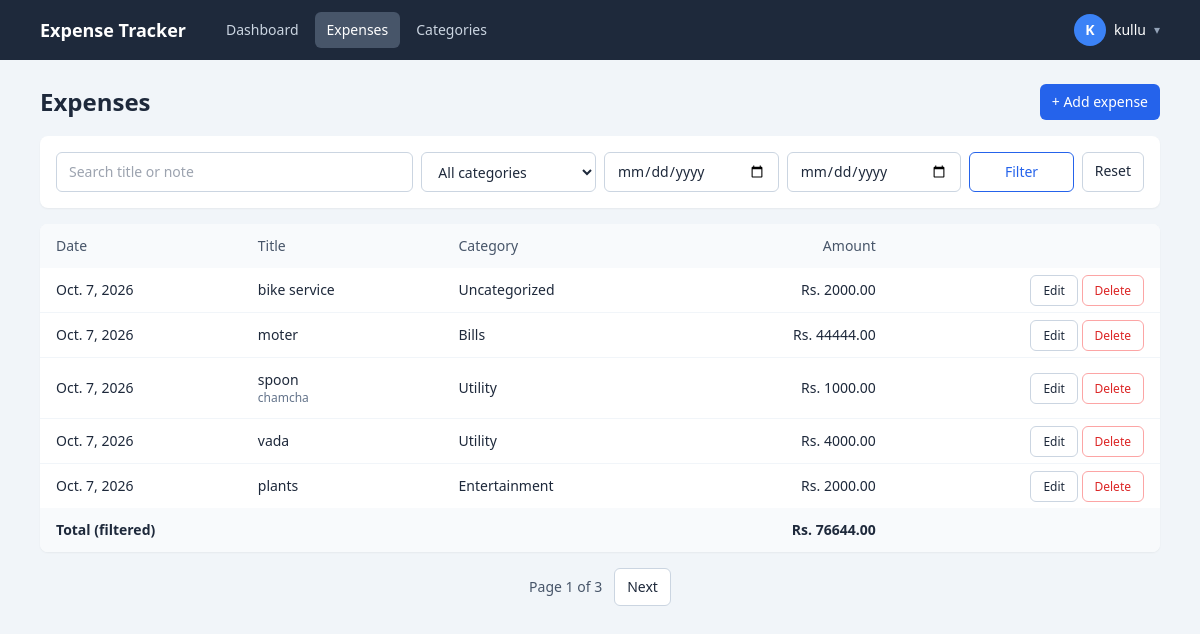
Before: /expenses/ (signed in) with the older database file.
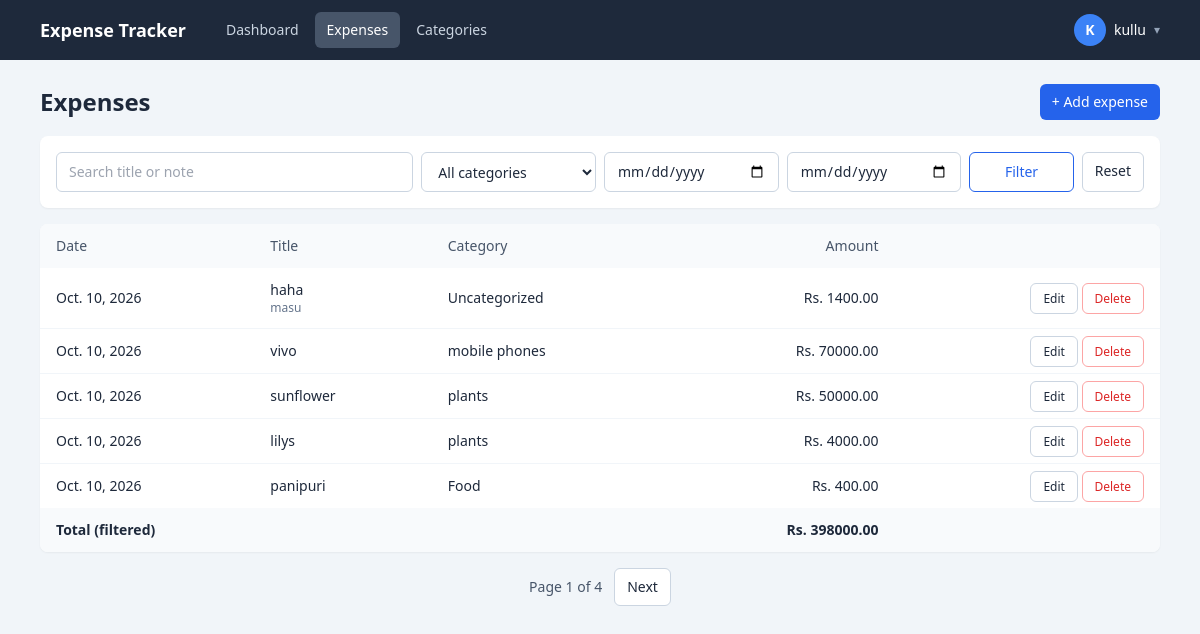
After: the same page with the newer database file.
### tracker/models.py (models this page shows, shortened)
class Expense(models.Model):
    user = models.ForeignKey(User, on_delete=models.CASCADE, related_name='expenses')
    title = models.CharField(max_length=120)
    amount = models.DecimalField(max_digits=10, decimal_places=2, validators=[MinValueValidator(0.01)])
    category = models.ForeignKey(Category, on_delete=models.SET_NULL, null=True, blank=True, related_name='expenses')
    date = models.DateField(default=timezone.localdate)
    note = models.TextField(blank=True)
    class Meta:
        ordering = ['-date', '-id']

class Category(models.Model):
    user = models.ForeignKey(User, on_delete=models.CASCADE, related_name='categories')
    name = models.CharField(max_length=60)
    class Meta:
        ordering = ['name']
        unique_together = ('user', 'name')
        verbose_name_plural = 'categories'
    def __str__(self):
        return self.name

### tracker/views.py (the view)
# urls.py: path('expenses/', views.expense_list, name='expense_list'),
@login_required
def expense_list(request):
    qs = Expense.objects.filter(user=request.user).select_related('category')
    q = request.GET.get('q', '').strip()
    category = request.GET.get('category', '')
    date_from = _parse(request.GET.get('date_from'))
    date_to = _parse(request.GET.get('date_to'))
    if q:
        qs = qs.filter(Q(title__icontains=q) | Q(note__icontains=q))
    if category.isdigit():
        qs = qs.filter(category_id=category)
    if date_from:
        qs = qs.filter(date__gte=date_from)
    if date_to:
        qs = qs.filter(date__lte=date_to)
    total = qs.aggregate(t=Sum('amount'))['t'] or 0
    page = Paginator(qs, 5).get_page(request.GET.get('page'))
    params = request.GET.copy()
    params.pop('page', None)
    return render(request, 'expense_list.html', {
        'page': page,
        'total': total,
        'categories': Category.objects.filter(user=request.user),
        'filters': {'q': q, 'category': category,
                    'date_from': request.GET.get('date_from', ''),
                    'date_to': request.GET.get('date_to', '')},
        'querystring': params.urlencode(),
    })

### tracker/views.py (called while the page is built)
def _parse(value):
    try:
        return parse_date(value or '')
    except ValueError:
        return None

### templates/expense_list.html (shortened to what this page needs)
{% extends 'base.html' %}
{% block content %}
<div class="flex items-center justify-between mb-4">
  <h1 class="text-2xl font-semibold">Expenses</h1>
  <a href="{% url 'expense_create' %}" class="bg-blue-600 hover:bg-blue-700 text-white text-sm px-3 py-2 rounded-md">+ Add expense</a>
</div>
<form method="get" class="bg-white rounded-lg shadow-sm p-4 mb-4 grid gap-2 md:grid-cols-6">
  <input name="q" value="{{ filters.q }}" placeholder="Search title or note" class="md:col-span-2 rounded-md border border-slate-300 bg-white px-3 py-2 text-sm">
  <select name="category" class="rounded-md border border-slate-300 bg-white px-3 py-2 text-sm">
    <option value="">All categories</option>
  </select>
  <input type="date" name="date_from" value="{{ filters.date_from }}" title="From" class="rounded-md border border-slate-300 bg-white px-3 py-2 text-sm">
  <input type="date" name="date_to" value="{{ filters.date_to }}" title="To" class="rounded-md border border-slate-300 bg-white px-3 py-2 text-sm">
  <div class="flex gap-2">
    <button class="flex-1 border border-blue-600 text-blue-600 hover:bg-blue-50 text-sm px-3 py-2 rounded-md">Filter</button>
    <a href="{% url 'expense_list' %}" class="border border-slate-300 hover:bg-slate-50 text-sm px-3 py-2 rounded-md">Reset</a>
  </div>
</form>
<div class="bg-white rounded-lg shadow-sm overflow-x-auto">
  <table class="w-full text-sm">
    <thead class="bg-slate-50 text-left text-slate-600">
      <tr>
        <th class="px-4 py-3 font-medium">Date</th>
        <th class="px-4 py-3 font-medium">Title</th>
        <th class="px-4 py-3 font-medium">Category</th>
        <th class="px-4 py-3 font-medium text-right">Amount</th>
        <th></th>
      </tr>
    </thead>
    <tbody class="divide-y divide-slate-100">
      {% for e in page %}
      <tr class="hover:bg-slate-50">
        <td class="px-4 py-3 whitespace-nowrap">{{ e.date }}</td>
        <td class="px-4 py-3">{{ e.title }}{% if e.note %}<div class="text-xs text-slate-500">{{ e.note|truncatechars:60 }}</div>{% endif %}</td>
        <td class="px-4 py-3">{{ e.category|default:"Uncategorized" }}</td>
        <td class="px-4 py-3 text-right whitespace-nowrap">Rs. {{ e.amount }}</td>
        <td class="px-4 py-3 text-right whitespace-nowrap">
          <a href="{% url 'expense_update' e.pk %}" class="border border-slate-300 hover:bg-slate-50 text-xs px-3 py-1.5 rounded-md">Edit</a>
          <a href="{% url 'expense_delete' e.pk %}" class="border border-red-300 text-red-600 hover:bg-red-50 text-xs px-3 py-1.5 rounded-md">Delete</a>
        </td>
      </tr>
      {% empty %}
      <tr><td colspan="5" class="px-4 py-8 text-center text-slate-500">No expenses found.</td></tr>
      {% endfor %}
    </tbody>
    <tfoot class="bg-slate-50 font-semibold">
      <tr><td colspan="3" class="px-4 py-3">Total (filtered)</td><td class="px-4 py-3 text-right">Rs. {{ total|floatformat:2 }}</td><td></td></tr>
    </tfoot>
  </table>
</div>
{% if page.has_other_pages %}
<div class="flex items-center justify-center gap-3 mt-4 text-sm">
  <span class="text-slate-600">Page {{ page.number }} of {{ page.paginator.num_pages }}</span>
  {% if page.has_next %}<a href="?{{ querystring }}&page={{ page.next_page_number }}" class="border border-slate-300 bg-white hover:bg-slate-50 px-3 py-2 rounded-md">Next</a>{% endif %}
</div>
{% endif %}
{% endblock %}

Changed rows visible on the page:
removed Expense: date "Oct. 7, 2026", title "bike service", category "Uncategorized", amount "2000.00"
removed Expense: date "Oct. 7, 2026", title "moter", category "Bills", amount "44444.00"
no longer on this page (row unchanged): Expense: date "Oct. 7, 2026", title "spoon", note "chamcha", category "Utility", amount "1000.00"
no longer on this page (row edited): Expense: date "Oct. 7, 2026", title "vada", category "Utility", amount "4000.00"
no longer on this page (row unchanged): Expense: date "Oct. 7, 2026", title "plants", category "Entertainment", amount "2000.00"
added Expense: date "Oct. 10, 2026", title "haha", note "masu", category "Uncategorized", amount "1400.00"
added Expense: date "Oct. 10, 2026", title "vivo", category "mobile phones", amount "70000.00"
added Expense: date "Oct. 10, 2026", title "sunflower", category "plants", amount "50000.00"
added Expense: date "Oct. 10, 2026", title "lilys", category "plants", amount "4000.00"
added Expense: date "Oct. 10, 2026", title "panipuri", category "Food", amount "400.00"
Other visible differences:
{{ total|floatformat:2 }}: "76644.00" → "398000.00"
{{ page.paginator.num_pages }}: "3" → "4"
